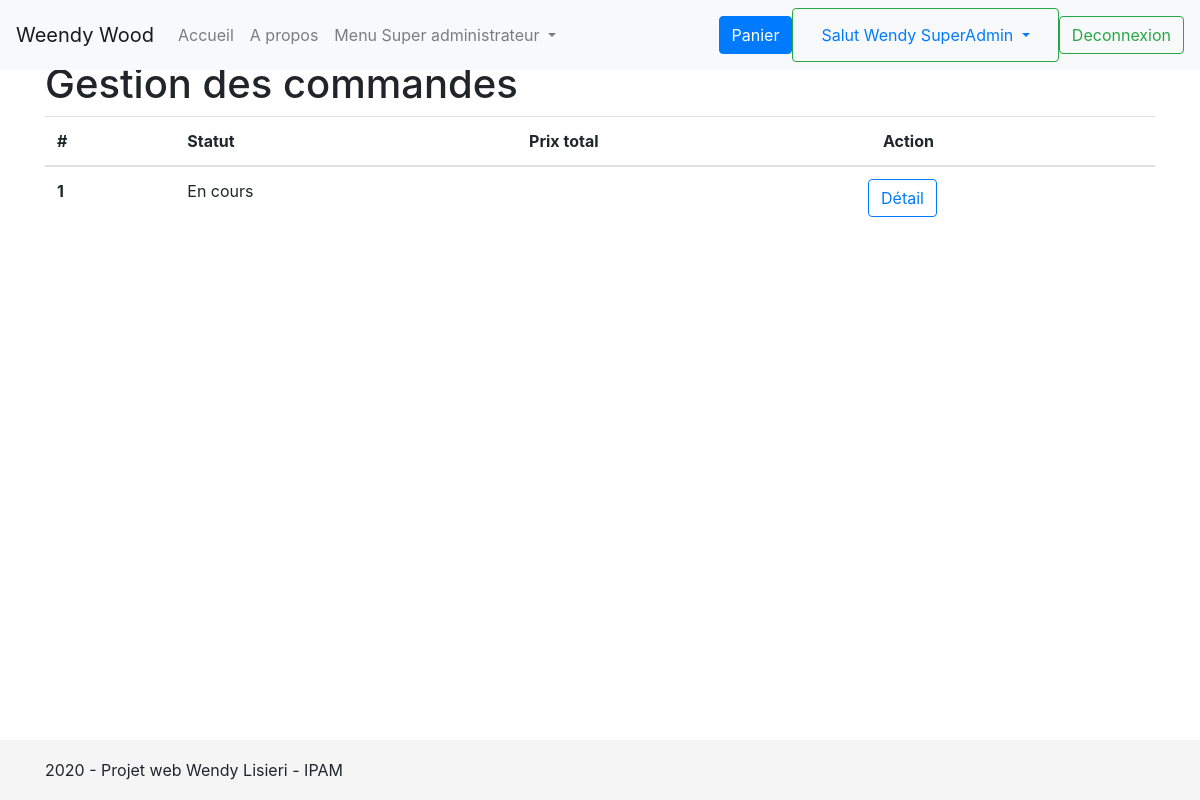
Before: /clientCommande (signed in) with the older database file.
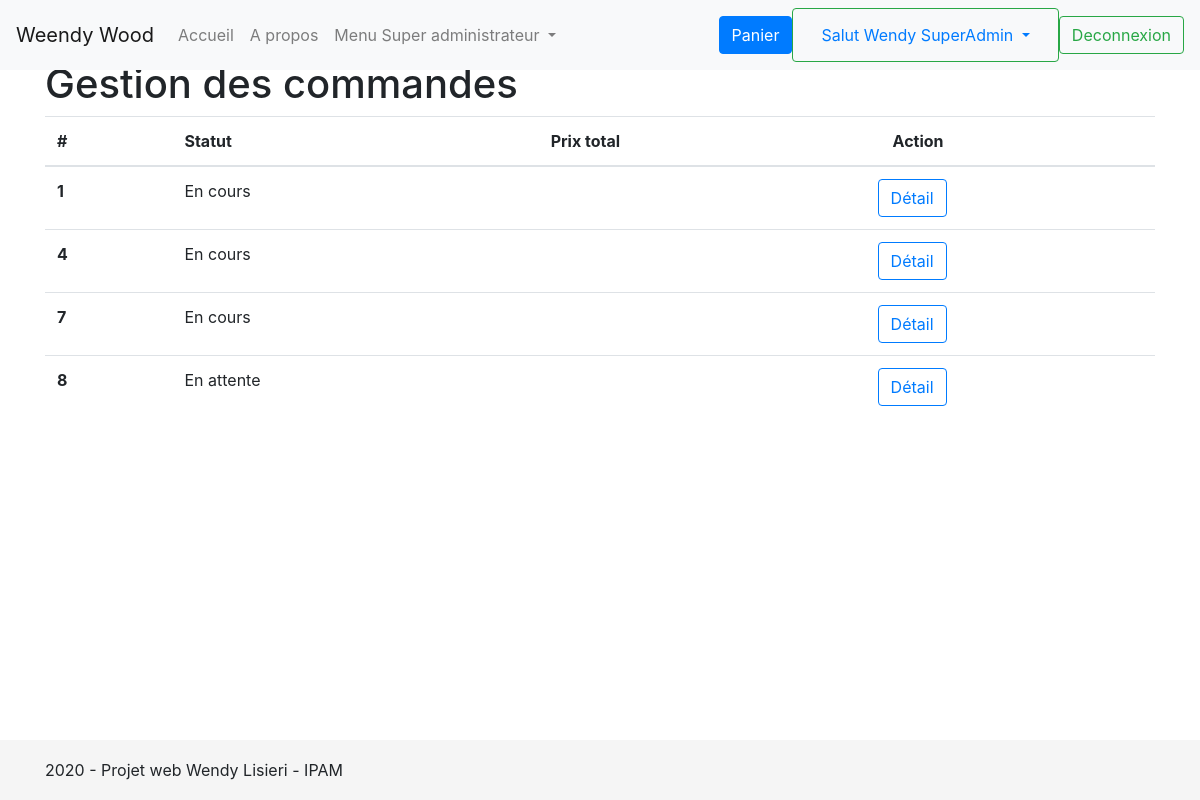
After: the same page with the newer database file.
### tables this page shows
CREATE TABLE enTeteCommande(idEnTeteCommande INT PRIMARY KEY AUTO_INCREMENT, idUtilisateur INT, idStatut INT, dateCommande DATE, FOREIGN KEY (idUtilisateur) REFERENCES utilisateurs (idUtilisateur), FOREIGN KEY (idStatut) REFERENCES statut (idStatut));

CREATE TABLE statut(idStatut INT PRIMARY KEY AUTO_INCREMENT, nomStatut VARCHAR(255));

### controllers/clientCommande.php (called while the page is built, shortened)
<?php
require 'models/enTeteCommande.php';
$commandes = getEnTeteCommandes_idUtilisateur($_SESSION['idUtilisateur']);
include 'views/clientCommande.php';
?>

### models/enTeteCommande.php (called while the page is built, shortened)
<?php
function getEnTeteCommandes_idUtilisateur($idUtilisateur) {
    $db = getDb();
	$reponse = $db->prepare('SELECT e.idEnTeteCommande,e.idUtilisateur, s.nomStatut, e.dateCommande
		FROM enTeteCommande as e
		INNER JOIN statut AS s
			ON e.idStatut = s.idStatut
		WHERE e.idUtilisateur = :idUtilisateur');
    $reponse->execute(array('idUtilisateur' => $idUtilisateur));
    $donnees = $reponse->fetchAll();
    return $donnees;
}
?>

### views/clientCommande.php (the view, shortened to what this page needs)
<table class="table">
    <thead>
        <tr>
            <th scope="col">#</th>
            <th scope="col">Statut</th>
			<th scope="col">Prix total</th>
            <th scope="col">Action</th>
        </tr>
    </thead>
    <tbody>
        <?php foreach($commandes as $commande):?>
				<tr>
					<th scope="row"><?=$commande['idEnTeteCommande']?></th>
					<td><?=$commande['nomStatut']?></td>
					<td><??></td>
					<td>
						<div class="row">
							<form method ='post' action="detailsCommandes">
									<button class="btn btn-outline-primary" type="submit">Détail</button>
							</form>
						</div>
					</td>
				</tr>
        <?php endforeach ?>
    </tbody>
</table>
<?php
include 'includes/layout.php';
?>

Changed rows visible on the page:
added entetecommande: idEnTeteCommande "4", idStatut.nomStatut "En cours"
added entetecommande: idEnTeteCommande "7", idStatut.nomStatut "En cours"
added entetecommande: idEnTeteCommande "8", idStatut.nomStatut "En attente"
